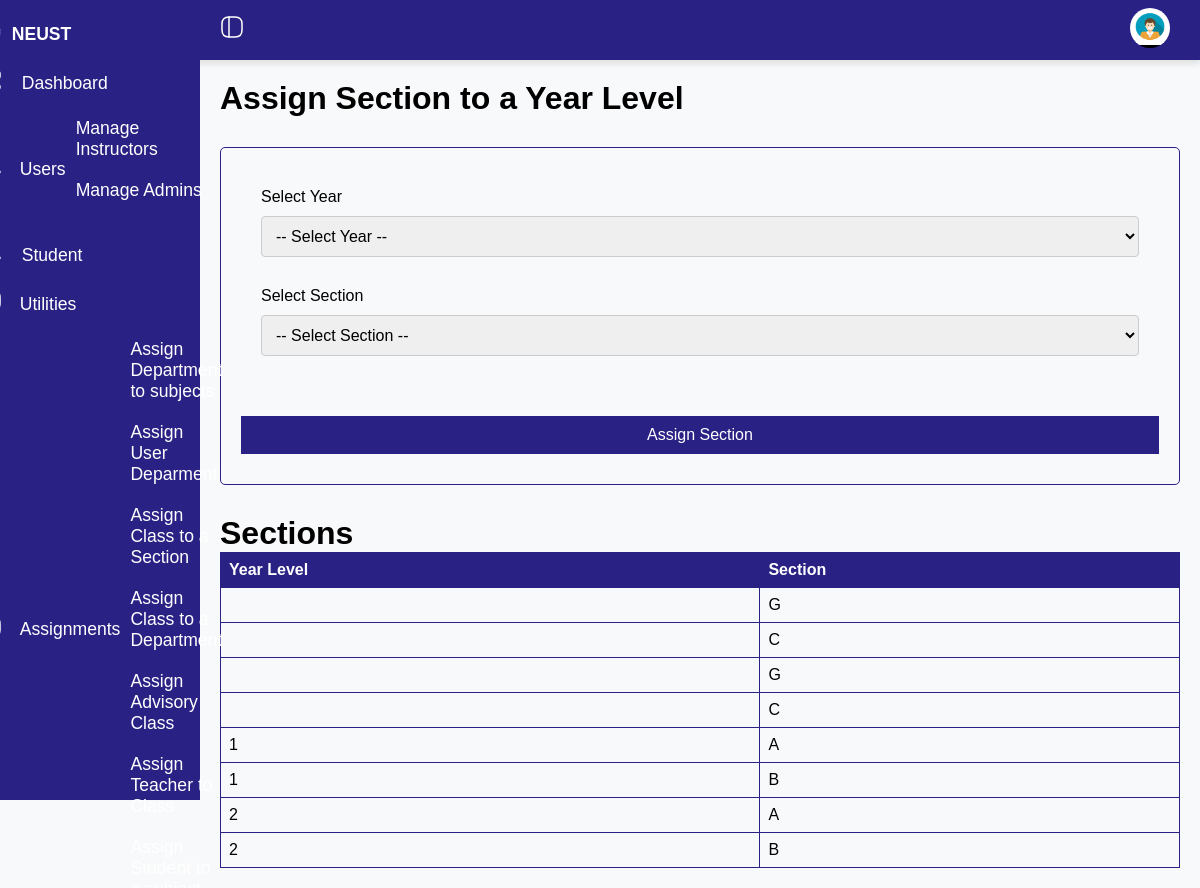
/assigning/class_section.php (signed in), run on the app's committed database.
### tables this page shows
CREATE TABLE `class` (
  `class_id` int(11) NOT NULL,
  `year_level` int(11) DEFAULT NULL,
  `section_id` int(10) NOT NULL
);

CREATE TABLE `section` (
  `section_id` int(11) NOT NULL,
  `sections` varchar(11) NOT NULL,
  `status` enum('Active','Archived') DEFAULT 'Active'
);

### assigning/class_section.php (the view, shortened to what this page needs)
<?php
$host = 'localhost';
$dbname = 'cap';
$username = 'root';
$password = '';
try {
    $conn = new PDO("mysql:host=$host;dbname=$dbname", $username, $password);
    $conn->setAttribute(PDO::ATTR_ERRMODE, PDO::ERRMODE_EXCEPTION);
} catch (PDOException $e) {
    die("Connection failed: " . $e->getMessage());
}
?>
<!DOCTYPE html>
<html lang="en">
<head>
    <link rel="stylesheet" href="../sidebar.css">
</head>
<body>
    <nav class="topbar">
        <div class="toggle" onclick="toggleSidebar()">
        </div>
        <div class="user">
            <div class="dropdown">
                <button class="dropdown-btn " onclick="toggleUser()">
                    <img src="/img/admin.jpg" alt="User Profile" class="profile-img">
                </button>
            </div>
        </div>
    </nav>
    <div class="container">
        <?php include '../components/sidebar.php'; ?>
        <div class="main">
            <h1>Assign Section to a Year Level </h1>
            <div class="form-container">
                <form method="POST" action="assign_class_sec.php">
                    <div class="form1">
                        <div>
                            <label for="class_id">Select Year</label>
                            <select name="class" id="class_id" required>
                                <option value="">-- Select Year --</option>
                            </select>
                        </div>
                        <div>
                            <label for="section_id">Select Section</label>
                            <select name="section" id="section_id" required>
                                <option value="">-- Select Section --</option>
                            </select>
                        </div>
                    </div>
                    <div class="form1-btn">
                        <button type="submit" name="submit">Assign Section</button>
                    </div>
                </form>
            </div>
            <?php
            $query = "
       SELECT * FROM class
       JOIN section ON class.section_id = section.section_id ORDER BY year_level ASC
       ";
            $stmt = $conn->prepare($query);
            $stmt->execute();
            $sections = $stmt->fetchAll(PDO::FETCH_ASSOC);
            ?>
            <div>
                <h1>Sections</h1>
                <table style="width: 100%; border-collapse: collapse; border: 1px solid #2A2185;">
                    <thead style="background-color: #2A2185; color: white;">
                        <tr>
                            <th style="padding: 8px; text-align: left; border: 1px solid #2A2185;">Year Level</th>
                            <th style="padding: 8px; text-align: left; border: 1px solid #2A2185;">Section</th>
                        </tr>
                    </thead>
                    <tbody>
                        <?php foreach ($sections as $row): ?>
                            <tr>
                                <td style="padding: 8px; border: 1px solid #2A2185;">
                                    <?= htmlspecialchars($row['year_level']) ?>
                                </td>
                                <td style="padding: 8px; border: 1px solid #2A2185;">
                                    <?= htmlspecialchars($row['sections']) ?>
                                </td>
                            </tr>
                        <?php endforeach; ?>
                    </tbody>
                </table>
            </div>
        </div>
    </div>
</body>
</html>

### sidebar.css (style rules this page uses)
* { font-family: "Ubuntu", sans-serif; margin: 0; padding: 0; box-sizing: border-box; }
body { background-color: #f8f9fa; }
nav.topbar { background-color: #2a2185; color: white; display: flex; justify-content: space-between; align-items: center; padding: 0 20px; height: 60px; width: 100%; box-shadow: 0 4px 6px rgba(0, 0, 0, 0.1); position: relative; }
.toggle { margin-left: 200px; font-size: 1.5rem; cursor: pointer; }
.main { padding: 20px; margin-left: 200px; transition: margin-left 0.3s; }
.container { width: 100%; }
.user { display: flex; align-items: center; gap: 10px; }
.dropdown-btn { background-color: transparent; border: none; cursor: pointer; }
.dropdown-btn img { width: 40px; height: 40px; border-radius: 50%; }
input[type="text"], input[type="email"], input[type="date"], input[type="number"], select { width: 100%; padding: 10px; margin-top: 5px; border: 1px solid #ccc; border-radius: 4px; box-sizing: border-box; font-size: 14px; }

### assigning/class_section.php (style rules this page uses)
.main { padding: 20px; display: flex; flex-direction: column; gap: 30px; }
.form-container { display: flex; justify-content: space-between; flex-direction: column; gap: 20px; }
form { width: 100%; margin: auto; border: 1px solid #2A2185; padding: 20px; border-radius: 5px; display: flex; flex-direction: column; gap: 20px; }
.form1 { width: 100%; margin: auto; padding: 20px; border-radius: 5px; display: grid; grid-template-columns: repeat(1, 1fr); grid-template-rows: repeat(1, 1fr); grid-column-gap: 0px; grid-row-gap: 0px; gap: 20px; }
.form1-btn { width: 100%; margin: auto; display: flex; justify-content: flex-end; align-items: end; }
select, button { display: block; width: 100%; padding: 10px; margin: 10px 0; font-size: 16px; }
button { background-color: #2A2185; color: white; border: none; cursor: pointer; }

### data on the page
class: section.sections "G"
class: section.sections "C"
class: section.sections "G"
class: section.sections "C"
class: year_level "1", section.sections "A"
class: year_level "1", section.sections "B"
class: year_level "2", section.sections "A"
class: year_level "2", section.sections "B"
